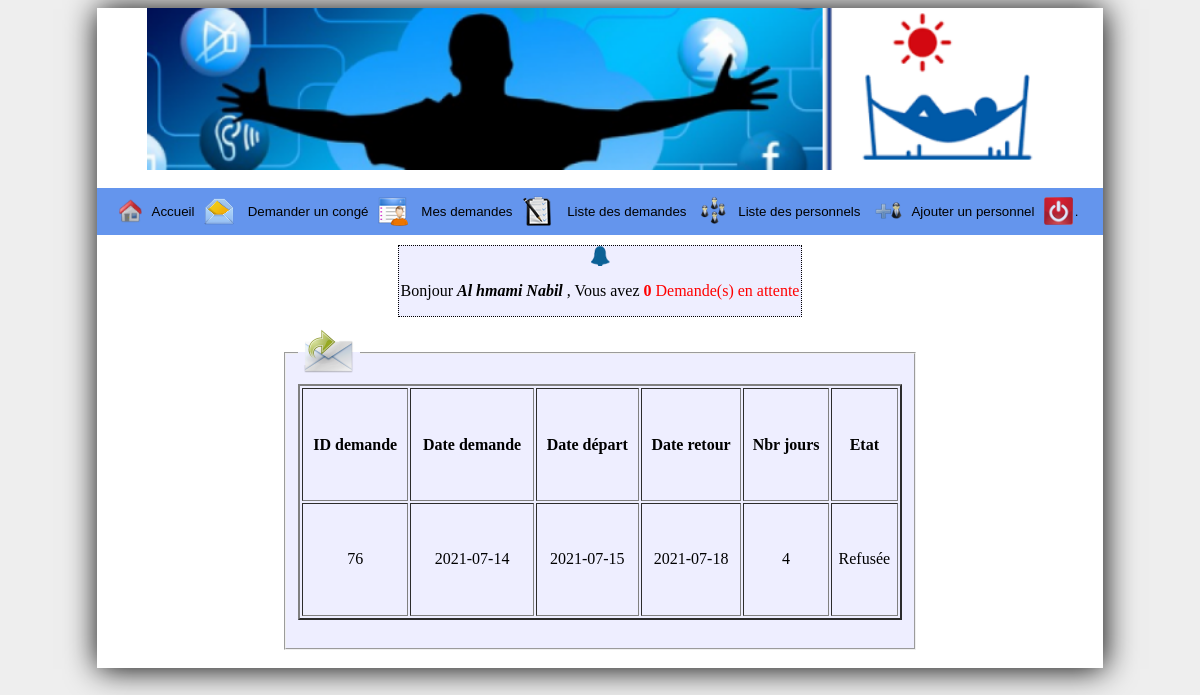
Screenshot of /MesDemandes.php (signed in) with the database file from the repository.
### tables this page shows
CREATE TABLE IF NOT EXISTS `demande` (
  `ID` int(11) NOT NULL AUTO_INCREMENT,
  `CIN` varchar(10) NOT NULL,
  `DateDepart` date NOT NULL,
  `DateRetour` date NOT NULL,
  `DateDemande` date NOT NULL,
  `Etat` tinyint(1) NOT NULL,
  PRIMARY KEY (`ID`)
);

### config.php (called while the page is built, shortened)
<?php
function dateDiff($date1, $date2){
$date1  = strtotime($date1);
$date2 = strtotime($date2);
    $diff = abs($date1 - $date2);
    $retour = array();
    $tmp = $diff;
    $retour['second'] = $tmp % 60;
    $tmp = floor( ($tmp - $retour['second']) /60 );
    $retour['minute'] = $tmp % 60;
    $tmp = floor( ($tmp - $retour['minute'])/60 );
    $retour['hour'] = $tmp % 24;
    $tmp = floor( ($tmp - $retour['hour'])  / 24 );
    $retour['day'] = $tmp;
    return $retour['day'];
}
 function MesDemandes($cin){
connexionBdd($bdd);
$req= $bdd->query('SELECT * FROM demande WHERE CIN=\'' . $cin. '\' ORDER BY ID DESC');
return $req ;
}
function notifications(){
connexionBdd($bdd);
$req= $bdd->query('SELECT count(*) AS NbenAttente FROM demande WHERE Etat= 0 ');
$rep=$req->fetch();
return $rep['NbenAttente'];
}
?>

### MesDemandes.php (the view, shortened to what this page needs)
<html>
<head>
<link href="css/styleMedemande.css" rel="stylesheet">
</head>
<body>
<div class="container">
<?php
include_once('header.php');
include_once('config.php');
$reponse=MesDemandes($_SESSION['cin']);
?>
<fieldset><legend><img src="images/demande.png"></legend>
<table border="2" style="text-align:center">
<tr><th>ID demande</th><th>Date demande</th><th>Date départ</th><th>Date retour</th><th>Nbr jours </th><th>Etat</th></tr>
<?php
while($donnees=$reponse->fetch())
{
	$Etat=$donnees['Etat'];
switch ($Etat) {
		case '-1':
			$Etat='Refusée';
			break;
	}
?>
<?php
$days=dateDiff($donnees['DateRetour'],$donnees['DateDepart'])+1;
	echo "<tr><td>".$donnees['ID']."</td><td>".$donnees['DateDemande']."</td><td>".$donnees['DateDepart']."</td><td>".$donnees['DateRetour']."</td><td>".$days."</td><td>".$Etat;
echo "<br>";
}
?>
</table>
<br>
</fieldset>
<br>
</div>
</html>

### css/styleMedemande.css (style rules this page uses)
.container { box-shadow: 1px 1px 30px black; width: 85%; background-color: rgb(255, 255, 255); margin-left: auto; margin-right: auto; }
body { background-color: #EEE; }
fieldset { background-color: #EEF; margin-top: 1%; margin-left: auto; margin-right: auto; width: 60%; }
table { width: 100%; height: 30%; }

### rows the page displays
demande: ID "76", DateDemande "2021-07-14", DateDepart "2021-07-15", DateRetour "2021-07-18", days "4", Etat "Refusée"

### other values shown
$_SESSION['nom'] "Al hmami"
$_SESSION['prenom'] "Nabil"
$val "0"
